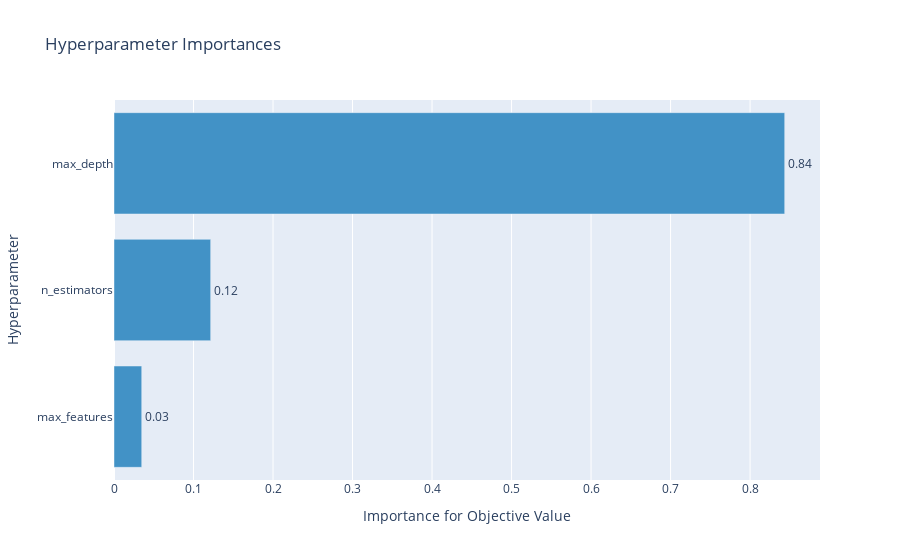

Notebook cell for this chart:
### Code cell
# hyper-parameter들의 중요도
optuna.visualization.plot_param_importances(rf_study)

### Figure 1 — Plotly figure (JSON) as saved in the notebook; plotly's stock layout.template omitted (floating-point values rounded to 4 significant figures)
{"data": [{"cliponaxis": false, "hovertemplate": ["max_features (CategoricalDistribution): 0.03487863048518371<extra></extra>", "n_estimators (IntUniformDistribution): 0.1215810243170467<extra></extra>", "max_depth (IntUniformDistribution): 0.8435403451977697<extra></extra>"], "marker": {"color": "rgb(66,146,198)"}, "orientation": "h", "text": ["0.03487863048518371", "0.1215810243170467", "0.8435403451977697"], "textposition": "outside", "texttemplate": "%{text:.2f}", "type": "bar", "x": [0.03488, 0.1216, 0.8435], "y": ["max_features", "n_estimators", "max_depth"]}], "layout": {"showlegend": false, "title": {"text": "Hyperparameter Importances"}, "xaxis": {"title": {"text": "Importance for Objective Value"}}, "yaxis": {"title": {"text": "Hyperparameter"}}}}
